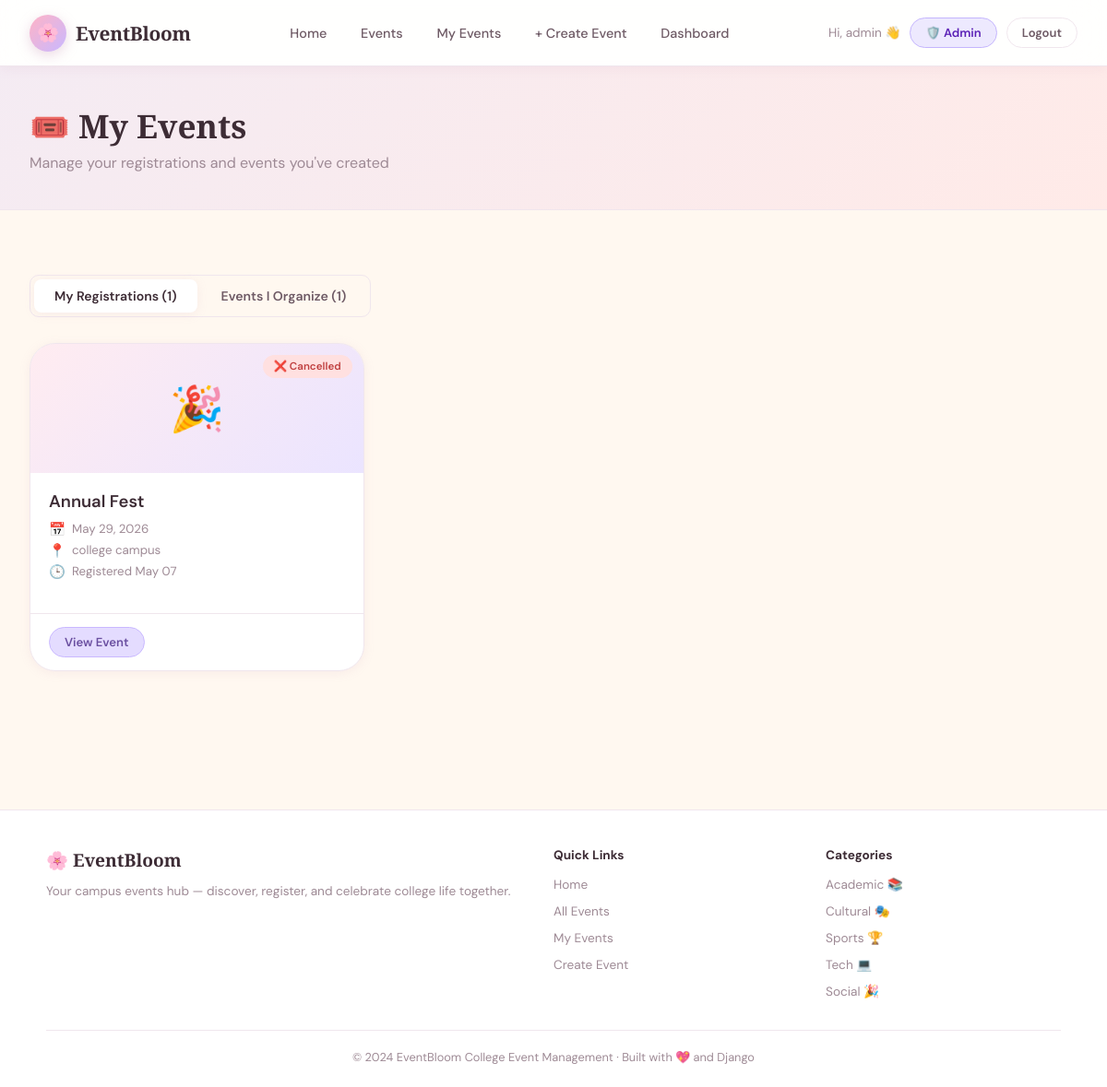
Screenshot of /my-events/ (signed in) with the database file from the repository.
### events/models.py (models this page shows, shortened)
class Registration(models.Model):
    STATUS_CHOICES = [
        ('confirmed', 'Confirmed'),
        ('waitlisted', 'Waitlisted'),
        ('cancelled', 'Cancelled'),
    ]
    event = models.ForeignKey(Event, on_delete=models.CASCADE, related_name='registrations')
    user = models.ForeignKey(User, on_delete=models.CASCADE, related_name='registrations')
    status = models.CharField(max_length=20, choices=STATUS_CHOICES, default='confirmed')
    registered_at = models.DateTimeField(auto_now_add=True)
    notes = models.TextField(blank=True)
    class Meta:
        unique_together = ['event', 'user']

class Event(models.Model):
    STATUS_CHOICES = [
        ('upcoming', 'Upcoming'),
        ('ongoing', 'Ongoing'),
        ('completed', 'Completed'),
        ('cancelled', 'Cancelled'),
    ]
    title = models.CharField(max_length=200)
    description = models.TextField()
    category = models.ForeignKey(Category, on_delete=models.SET_NULL, null=True, blank=True)
    organizer = models.ForeignKey(User, on_delete=models.CASCADE, related_name='organized_events')
    venue = models.CharField(max_length=200)
    date = models.DateField()
    start_time = models.TimeField()
    end_time = models.TimeField()
    max_participants = models.PositiveIntegerField(default=100)
    registration_deadline = models.DateTimeField()
    status = models.CharField(max_length=20, choices=STATUS_CHOICES, default='upcoming')
    image_url = models.CharField(max_length=500, blank=True, default='')
    created_at = models.DateTimeField(auto_now_add=True)
    updated_at = models.DateTimeField(auto_now=True)
    is_featured = models.BooleanField(default=False)
    @property
    def registered_count(self):
        return self.registrations.filter(status='confirmed').count()
    class Meta:
        ordering = ['date', 'start_time']

### events/views.py (the view)
# urls.py: path('my-events/', views.my_events, name='my_events'),
@login_required
def my_events(request):
    registrations = Registration.objects.filter(user=request.user).select_related('event').order_by('-registered_at')
    organized = Event.objects.filter(organizer=request.user).order_by('-date')
    context = {'registrations': registrations, 'organized_events': organized}
    return render(request, 'events/my_events.html', context)

### templates/events/my_events.html (shortened to what this page needs)
{% extends 'events/base.html' %}
{% block content %}
<div class="page-header">
  <div class="page-header-inner">
    <h1>🎟️ My Events</h1>
    <p>Manage your registrations and events you've created</p>
  </div>
</div>
<div class="section">
  <div class="my-events-tabs">
    <button class="tab-btn" data-tab="tab-registrations">My Registrations ({{ registrations|length }})</button>
    <button class="tab-btn" data-tab="tab-organized">Events I Organize ({{ organized_events|length }})</button>
  </div>
  <div id="tab-registrations" class="tab-pane">
    {% if registrations %}
    <div class="events-grid">
      {% for reg in registrations %}
      <div class="event-card">
        <div class="card-header" style="background: linear-gradient(135deg,
          {% if reg.event.category %}{{ reg.event.category.color }}{% else %}#FFB3C6{% endif %}40,
          #C9B8FF60);">
          <span style="font-size:3rem;">{% if reg.event.category %}{{ reg.event.category.icon }}{% else %}🎉{% endif %}</span>
          <span class="card-status status-{{ reg.status }}" style="position:absolute; top:12px; right:12px;">
            {% if reg.status == 'confirmed' %}✅ Confirmed{% elif reg.status == 'cancelled' %}❌ Cancelled{% else %}⏳ Waitlisted{% endif %}
          </span>
        </div>
        <div class="card-body">
          <div class="card-title">{{ reg.event.title }}</div>
          <div class="card-meta">
            <div class="meta-item"><span class="meta-icon">📅</span><span>{{ reg.event.date|date:"M d, Y" }}</span></div>
            <div class="meta-item"><span class="meta-icon">📍</span><span>{{ reg.event.venue }}</span></div>
            <div class="meta-item"><span class="meta-icon">🕒</span><span>Registered {{ reg.registered_at|date:"M d" }}</span></div>
          </div>
        </div>
        <div class="card-footer">
          <a href="{% url 'event_detail' reg.event.pk %}" class="btn btn-secondary btn-sm">View Event</a>
        </div>
      </div>
      {% endfor %}
    </div>
    {% endif %}
  </div>
</div>
{% endblock %}

### templates/events/base.html (shortened to what this page needs)
{% load static %}
<!DOCTYPE html>
<html lang="en">
<head>
  <link rel="stylesheet" href="{% static 'css/style.css' %}">
</head>
<body>
<nav class="navbar">
  <a href="{% url 'home' %}" class="nav-brand">
    <div class="logo-ring">🌸</div>
    <span>EventBloom</span>
  </a>
  <ul class="nav-links" id="navLinks">
    <li><a href="{% url 'home' %}" {% if request.resolver_match.url_name == 'home' %}class="active"{% endif %}>Home</a></li>
    <li><a href="{% url 'event_list' %}" {% if request.resolver_match.url_name == 'event_list' %}class="active"{% endif %}>Events</a></li>
    {% if user.is_authenticated %}
    <li><a href="{% url 'my_events' %}">My Events</a></li>
    <li><a href="{% url 'create_event' %}">+ Create Event</a></li>
    {% if user.is_staff %}
    <li><a href="{% url 'dashboard' %}">Dashboard</a></li>
    {% endif %}
    {% endif %}
  </ul>
  <div class="nav-actions" id="navActions">
    {% if user.is_authenticated %}
      <span style="font-size:0.85rem; color:var(--text-soft);">Hi, {{ user.first_name|default:user.username }} 👋</span>
      {% if user.is_staff %}<a href="{% url 'admin_panel' %}" class="btn btn-secondary btn-sm" style="background:#ede9fe; color:#5b21b6; border-color:#c4b5fd;">🛡️ Admin</a>{% endif %}
      <a href="{% url 'logout' %}" class="btn btn-outline btn-sm">Logout</a>
    {% endif %}
  </div>
</nav>
{% block content %}{% endblock %}
<footer>
  <div class="footer-inner">
    <div>
      <div class="footer-brand">🌸 EventBloom</div>
      <p class="footer-desc">Your campus events hub — discover, register, and celebrate college life together.</p>
    </div>
    <div>
      <div class="footer-col-title">Quick Links</div>
      <ul class="footer-links">
        <li><a href="{% url 'home' %}">Home</a></li>
        <li><a href="{% url 'event_list' %}">All Events</a></li>
        {% if user.is_authenticated %}
        <li><a href="{% url 'my_events' %}">My Events</a></li>
        <li><a href="{% url 'create_event' %}">Create Event</a></li>
        {% else %}
        <li><a href="{% url 'login' %}">Login</a></li>
        <li><a href="{% url 'register' %}">Sign Up</a></li>
        {% endif %}
      </ul>
    </div>
    <div>
      <div class="footer-col-title">Categories</div>
      <ul class="footer-links">
        <li><a href="#">Academic 📚</a></li>
        <li><a href="#">Cultural 🎭</a></li>
        <li><a href="#">Sports 🏆</a></li>
        <li><a href="#">Tech 💻</a></li>
        <li><a href="#">Social 🎉</a></li>
      </ul>
    </div>
  </div>
  <div class="footer-bottom">
    © 2024 EventBloom College Event Management · Built with 💖 and Django
  </div>
</footer>
</body>
</html>

### rows the page displays
Registration: status "❌ Cancelled", event "Annual Fest", event "May 29, 2026", event.venue "college campus", registered_at "May 07"

### other values shown
{{ user.first_name|default:user.username }} "admin"
{{ registrations|length }} "1"
{{ organized_events|length }} "1"
